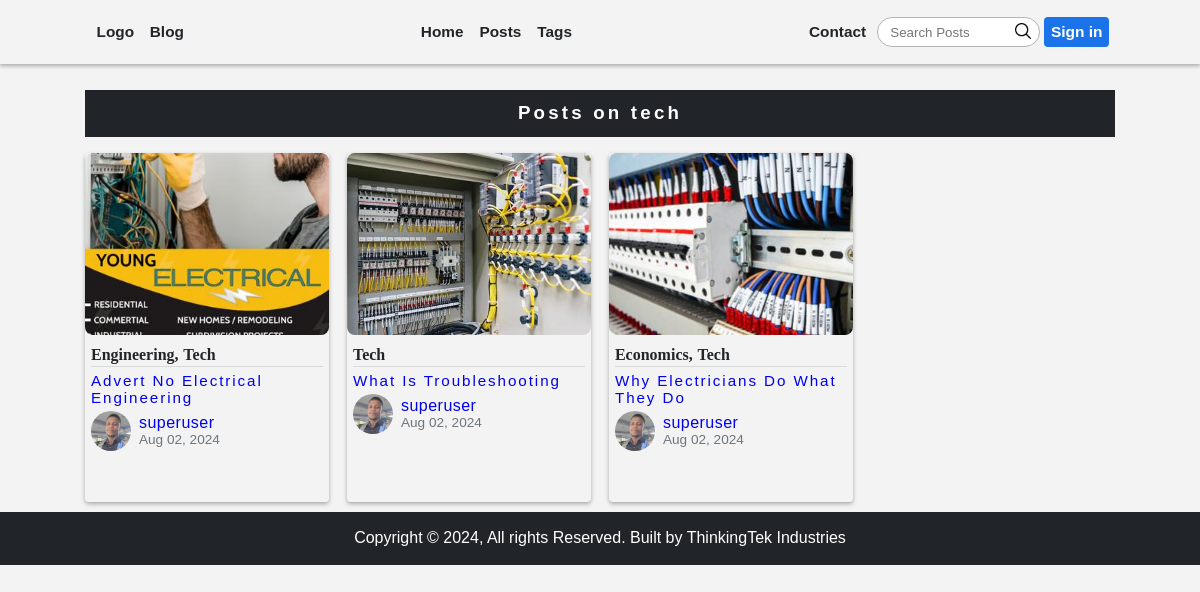
The app's page /category-posts/tech with its own data.
### blog/models.py (models this page shows, shortened)
class Post(models.Model):
    author = models.ForeignKey(User, on_delete=models.CASCADE)
    categories = models.ManyToManyField(
        Category,  related_name='post_categories')
    image = models.ImageField(
        default='posts_img/post_default.jpeg', upload_to='posts_img', validators=[FileExtensionValidator(['png', 'jpg', 'jpeg', ])])
    title = models.CharField(max_length=130)
    slug = models.SlugField(max_length=220, unique=True, error_messages={
                            "unique": "Post with this slug dey"})
    content = RichTextField()
    date_posted = models.DateTimeField(auto_now_add=True, editable=True)
    likes = models.ManyToManyField(User,
                                   default=None, blank=True, related_name='user_likes')
    favourites = models.ManyToManyField(User,
                                        default=None, blank=True, related_name='user_favourite')
    date_updated = models.DateTimeField(auto_now=True)
    edictors_pick = models.BooleanField(default=False)
    featured = models.BooleanField(default=True)
    publish = models.BooleanField(default=True)
    def get_absolute_url(self):
        return reverse("blog:post-details", kwargs={"slug": self.slug})
    class Meta:
        ordering = ['-date_posted']

class Category(models.Model):
    name = models.CharField(max_length=20, unique=True)
    timestamp = models.DateTimeField(default=timezone.now)
    class Meta:
        ordering = ['-timestamp']
        verbose_name = 'Category'
        verbose_name_plural = 'Categories'
    def __str__(self):
        return self.name

### account/models.py (models this page shows, shortened)
class User(AbstractUser):
    email = models.EmailField(verbose_name='Email Address', max_length=180, unique=True, help_text='Use a valid email address', error_messages={
                              'unique': 'Sorry this email cannot be used'})
    def __str__(self):
        return self.username

class Profile(models.Model):
    user = models.OneToOneField(User, on_delete=models.CASCADE)
    image = models.ImageField(
        default='profile_pix/profile_img.png', blank=True, null=True, upload_to='profile_pix', validators=[
            FileExtensionValidator(['jpg', 'jpeg'])])

### blog/views.py (the view)
class CategoryPostList(ListView):
    context_object_name = 'category_posts'
    paginate_by = 8
    template_name = 'blog/category-posts.html'
    def get_queryset(self):
        category = get_object_or_404(
            Category, name=self.kwargs.get('name'))
        return Post.objects.filter(publish=True, categories=category)
    def get_context_data(self, **kwargs):
        category = get_object_or_404(
            Category, name=self.kwargs.get('name'))
        context = super().get_context_data(**kwargs)
        context['category_name'] = category
        context['view_name'] = f"Posts on {category}"
        return context

### blog/forms.py
class SearchForm(forms.Form):
    search = forms.CharField(required=False, widget=forms.TextInput(
        attrs={'placeholder': 'Search Posts'}))
    class Meta:
        fields = "__all__"

### blog/views.py (called while the page is built)
def category_list(request):
    form = SearchForm(request.GET or None)
    categories = Post.objects.filter(publish=True).values(
        'categories__name').annotate(Count('categories__name'))[:5]
    all_categories = Post.objects.filter(publish=True).values(
        'categories__name').annotate(Count('categories__name'))
    return {'categories': categories, 'all_categories': all_categories, 'search_form': form}

### blog/templates/blog/category-posts.html (shortened to what this page needs)
{% extends 'base.html' %}
{% block content %}
<h3 class="header_text">{{view_name}}</h3>
<section class="post_4_column_grid">
    {% for post in category_posts %}
    {% include 'blog/post-grids.html' %}
    {% endfor %}
</section>
{% endblock content %}

### blog/templates/blog/post-grids.html
<div class="grids">
    <div class="img_div">
        <img src="{{post.image.url}}" alt="" srcset="">
    </div>
    <div class="post_details">
        <div class="post_cats">
            {% for cat in post.categories.all %}
            <a href="{% url 'blog:category-posts' cat.name %}">{{cat.name|capfirst}}</a>
            {% endfor %}
        </div>
        <a href="{{post.get_absolute_url}}" class="post_title">{{post.title|title}}</a>
        <div class="post_author">
            <img src="{{post.author.profile.image.url}}" alt="" class="cover_center author_img">
            <div>
                <a href="{% url 'blog:user-posts' post.author.username %}" class="author">{{post.author}}</a>
                <p class="post_timestamp">{{post.date_posted|date:"M d, Y"}}</p>
            </div>
        </div>
    </div>
</div>

### static/css/styles.css (style rules this page uses)
.navbar .search-form input { padding: 0.4rem 0.8rem; border-radius: 15px; outline: none; width: 100%; border: 1.7px solid #b8b3b3; }
.header_text { padding: 0.8rem 0.3rem; text-align: center; background-color: #212529; color: white; margin: 1rem 0; letter-spacing: 0.2rem; }
.post_4_column_grid { display: grid; grid-gap: 1.07rem; grid-auto-rows: 21.8rem; box-sizing: border-box; width: 100%; padding: 0 1rem; transition: .2s ease-in-out; }
.post_4_column_grid .grids { transition: 0.3s ease-in-out; border-radius: 4px; overflow: hidden; display: grid; grid-gap: 0.3rem; grid-template-rows: 52% 48%; box-shadow: 0 2px 4px rgba(0, 0, 0, 0.3); }
.post_4_column_grid .grids .post_details { padding: 0.3rem 0.4rem; height: 100%; display: flex; flex-direction: column; gap: 0.3rem; }
.post_4_column_grid .grids .post_details .post_timestamp { font-size: 0.85rem; color: #6c757d; }
.post_4_column_grid .grids .post_details .post_title { letter-spacing: 0.12rem; font-family: sans-serif; font-size: 0.95rem; }
.post_4_column_grid .grids .post_details .post_cats { display: flex; gap: 0.3rem; align-items: center; padding: 0.13rem 0; border-bottom: 1px solid rgba(128, 128, 128, 0.23); }
.post_4_column_grid .grids .post_details .post_cats a { display: inline-block; font-family: Cambria, Cochin, Georgia, Times, 'Times New Roman', serif; font-weight: bold; color: #212529; }
.post_4_column_grid .grids .post_details .post_cats a::after { content: ","; }
.post_4_column_grid .grids .post_details .post_cats a:last-child::after { content: none; }
.post_4_column_grid .grids .img_div { overflow: hidden; height: 100%; width: 100%; }
.post_4_column_grid .grids .img_div img { transition: 0.2s ease-in; display: inline-block; width: 100%; height: 100%; object-fit: cover; object-position: center center; border-radius: 8px; }
.post_author { display: flex; gap: 0.5rem; align-items: center; }
.post_author .author { letter-spacing: 0.03rem; }
.author_img { width: 40px; height: 40px; border-radius: 50%; }

### static/css/media-queries.css (style rules this page uses)
@media screen and (min-width: 530px) { .post_4_column_grid { padding: 0; grid-template-columns: repeat(2, 1fr); } }
@media screen and (min-width: 660px) { .post_4_column_grid { grid-template-columns: repeat(3, 1fr); } }
@media screen and (min-width: 815px) { .post_4_column_grid { grid-template-columns: repeat(4, 1fr); } }

### records on screen
Post: image (picture), title "Advert No Electrical Engineering", author.profile.image (picture), author "superuser", date_posted "Aug 02, 2024"
Category: name "Engineering"
Category: name "Tech"
Post: image (picture), title "What Is Troubleshooting", author.profile.image (picture), author "superuser", date_posted "Aug 02, 2024"
Post: image (picture), title "Why Electricians Do What They Do", author.profile.image (picture), author "superuser", date_posted "Aug 02, 2024"
Category: name "Economics"

### other values on screen
{{ view_name }} "Posts on tech"
